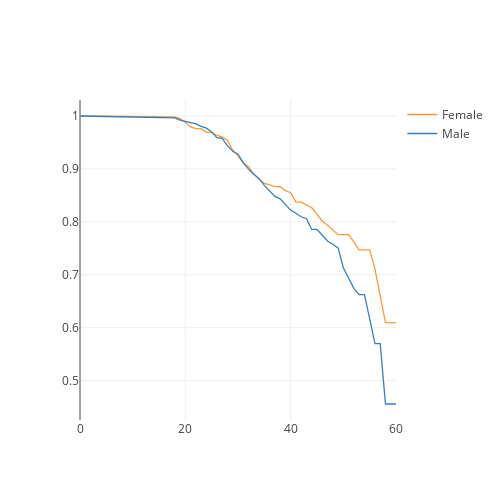

Write notebook code for a chart like this one.
### Code cell
surv_gender_age.iplot(kind='line', 
          xTitle='Age', 
          yTitle='Attrition', 
          layout=go.Layout(autosize=False,width=500,height=500))

### Figure 1 — Plotly figure (JSON) as saved in the notebook; plotly's stock layout.template omitted (floating-point values rounded to 4 significant figures)
{"data": [{"line": {"color": "rgba(255, 153, 51, 1.0)", "dash": "solid", "shape": "linear", "width": 1.3}, "mode": "lines", "name": "Female", "text": "", "type": "scatter", "uid": "6c27a2ae-2735-4d94-b56d-cd82bcc0fe87", "x": [0, 18, 19, 20, 21, 22, 23, 24, 25, 26, 27, 28, 29, 30, 31, 32, 33, 34, 35, 36, 37, 38, 39, 40, 41, 42, 43, 44, 45, 46, 47, 48, 49, 50, 51, 52, 53, 54, 55, 56, 57, 58, 59, 60], "y": [1, 0.9983, 0.9949, 0.988, 0.9794, 0.976, 0.976, 0.969, 0.969, 0.9637, 0.9601, 0.9544, 0.9352, 0.9252, 0.9105, 0.904, 0.8901, 0.8804, 0.8725, 0.8696, 0.8665, 0.8665, 0.8591, 0.8551, 0.8374, 0.8374, 0.8322, 0.8266, 0.8146, 0.8011, 0.7936, 0.785, 0.7757, 0.7757, 0.7757, 0.7621, 0.7469, 0.7469, 0.7469, 0.7113, 0.6605, 0.6097, 0.6097, 0.6097]}, {"line": {"color": "rgba(55, 128, 191, 1.0)", "dash": "solid", "shape": "linear", "width": 1.3}, "mode": "lines", "name": "Male", "text": "", "type": "scatter", "uid": "d9d0aeea-5b5f-4c13-8f06-8e6f752cc849", "x": [0, 18, 19, 20, 21, 22, 23, 24, 25, 26, 27, 28, 29, 30, 31, 32, 33, 34, 35, 36, 37, 38, 39, 40, 41, 42, 43, 44, 45, 46, 47, 48, 49, 50, 51, 52, 53, 54, 55, 56, 57, 58, 59, 60], "y": [1, 0.9966, 0.9921, 0.9898, 0.9886, 0.9852, 0.9806, 0.977, 0.9699, 0.959, 0.9578, 0.9438, 0.9332, 0.9277, 0.9118, 0.8997, 0.8901, 0.8817, 0.8689, 0.8589, 0.848, 0.8433, 0.8331, 0.8222, 0.8162, 0.8096, 0.8058, 0.7856, 0.7856, 0.7752, 0.7637, 0.7575, 0.7508, 0.7132, 0.6952, 0.6744, 0.6624, 0.6624, 0.6172, 0.5697, 0.5697, 0.4558, 0.4558, 0.4558]}], "layout": {"autosize": false, "height": 500, "width": 500, "xaxis": {"autorange": true, "range": [0, 60], "type": "linear"}, "yaxis": {"autorange": true, "range": [0.4255, 1.03], "type": "linear"}}}
